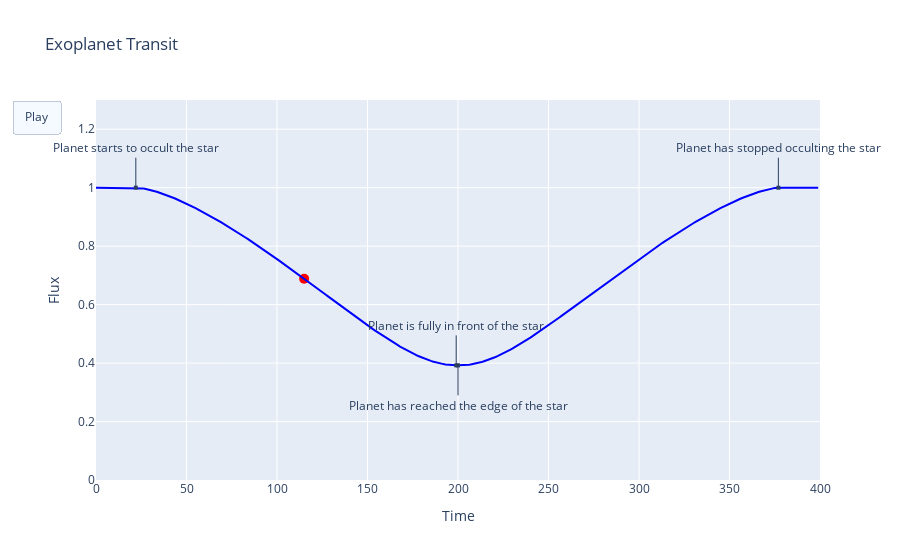

Notebook code cell kept with this figure:
### Code cell
simulate(planet_radius, star_radius, inclination)

### Figure 1 — Plotly figure (JSON) as saved in the notebook; plotly's stock layout.template omitted (floating-point values rounded to 4 significant figures; data arrays with more than 128 entries replaced by an {"elided": "..."} marker saying what was removed)
{"data": [{"line": {"color": "blue", "width": 2}, "marker": {"color": "red", "size": 10}, "mode": "markers", "name": "Imaginary Planet", "type": "scatter", "x": [115], "y": [0.6886]}, {"line": {"color": "blue", "width": 2}, "mode": "lines", "name": "Light from a Star", "type": "scatter", "x": {"elided": "400 int values"}, "y": {"elided": "400 float values"}}], "layout": {"annotations": [{"arrowhead": 7, "ax": 0, "ay": -40, "showarrow": true, "text": "Planet starts to occult the star", "x": 22, "xref": "x", "y": 1, "yref": "y"}, {"arrowhead": 7, "ax": 0, "ay": -40, "showarrow": true, "text": "Planet is fully in front of the star", "x": 199, "xref": "x", "y": 0.3922, "yref": "y"}, {"arrowhead": 7, "ax": 0, "ay": 40, "showarrow": true, "text": "Planet has reached the edge of the star", "x": 200, "xref": "x", "y": 0.3921, "yref": "y"}, {"arrowhead": 7, "ax": 0, "ay": -40, "showarrow": true, "text": "Planet has stopped occulting the star", "x": 377, "xref": "x", "y": 0.9999, "yref": "y"}], "autosize": true, "hovermode": "closest", "showlegend": false, "title": {"text": "Exoplanet Transit"}, "updatemenus": [{"buttons": [{"args": [null], "label": "Play", "method": "animate"}], "type": "buttons"}], "xaxis": {"autorange": false, "range": [0, 400], "title": {"text": "Time"}, "type": "linear", "zeroline": false}, "yaxis": {"autorange": false, "range": [0, 1.3], "title": {"text": "Flux"}, "type": "linear", "zeroline": false}}}
